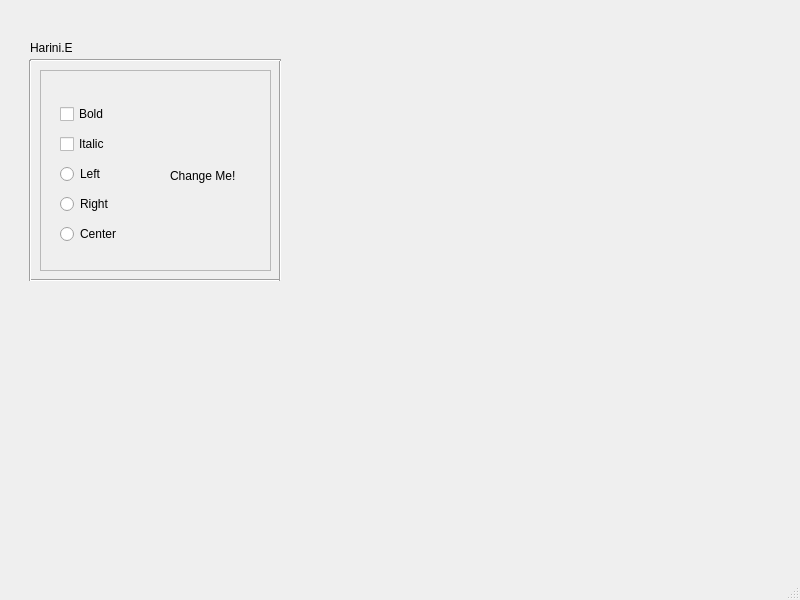
<?xml version="1.0" encoding="UTF-8"?>
<ui version="4.0">
 <class>MainWindow</class>
 <widget class="QMainWindow" name="MainWindow">
  <property name="geometry">
   <rect>
    <x>0</x>
    <y>0</y>
    <width>800</width>
    <height>600</height>
   </rect>
  </property>
  <property name="windowTitle">
   <string>MainWindow</string>
  </property>
  <widget class="QWidget" name="centralwidget">
   <widget class="QFrame" name="frame">
    <property name="geometry">
     <rect>
      <x>40</x>
      <y>70</y>
      <width>231</width>
      <height>201</height>
     </rect>
    </property>
    <property name="frameShape">
     <enum>QFrame::StyledPanel</enum>
    </property>
    <property name="frameShadow">
     <enum>QFrame::Raised</enum>
    </property>
    <widget class="QLabel" name="label">
     <property name="geometry">
      <rect>
       <x>130</x>
       <y>90</y>
       <width>91</width>
       <height>31</height>
      </rect>
     </property>
     <property name="text">
      <string>Change Me!</string>
     </property>
    </widget>
    <widget class="QWidget" name="layoutWidget">
     <property name="geometry">
      <rect>
       <x>20</x>
       <y>30</y>
       <width>81</width>
       <height>151</height>
      </rect>
     </property>
     <layout class="QVBoxLayout" name="verticalLayout">
      <item>
       <widget class="QCheckBox" name="checkBox_1">
        <property name="text">
         <string>Bold</string>
        </property>
       </widget>
      </item>
      <item>
       <widget class="QCheckBox" name="checkBox_2">
        <property name="text">
         <string>Italic</string>
        </property>
       </widget>
      </item>
      <item>
       <widget class="QRadioButton" name="radioButton_1">
        <property name="text">
         <string>Left</string>
        </property>
       </widget>
      </item>
      <item>
       <widget class="QRadioButton" name="radioButton_2">
        <property name="text">
         <string>Right</string>
        </property>
       </widget>
      </item>
      <item>
       <widget class="QRadioButton" name="radioButton_3">
        <property name="text">
         <string>Center</string>
        </property>
       </widget>
      </item>
     </layout>
    </widget>
    <widget class="Line" name="line_4">
     <property name="geometry">
      <rect>
       <x>0</x>
       <y>-17</y>
       <width>231</width>
       <height>31</height>
      </rect>
     </property>
     <property name="orientation">
      <enum>Qt::Horizontal</enum>
     </property>
    </widget>
   </widget>
   <widget class="Line" name="line">
    <property name="geometry">
     <rect>
      <x>30</x>
      <y>270</y>
      <width>251</width>
      <height>20</height>
     </rect>
    </property>
    <property name="orientation">
     <enum>Qt::Horizontal</enum>
    </property>
   </widget>
   <widget class="Line" name="line_3">
    <property name="geometry">
     <rect>
      <x>260</x>
      <y>60</y>
      <width>41</width>
      <height>221</height>
     </rect>
    </property>
    <property name="orientation">
     <enum>Qt::Vertical</enum>
    </property>
   </widget>
   <widget class="Line" name="line_2">
    <property name="geometry">
     <rect>
      <x>30</x>
      <y>50</y>
      <width>251</width>
      <height>21</height>
     </rect>
    </property>
    <property name="orientation">
     <enum>Qt::Horizontal</enum>
    </property>
   </widget>
   <widget class="Line" name="line_5">
    <property name="geometry">
     <rect>
      <x>20</x>
      <y>60</y>
      <width>20</width>
      <height>221</height>
     </rect>
    </property>
    <property name="orientation">
     <enum>Qt::Vertical</enum>
    </property>
   </widget>
   <widget class="QLabel" name="label_2">
    <property name="geometry">
     <rect>
      <x>30</x>
      <y>40</y>
      <width>121</width>
      <height>16</height>
     </rect>
    </property>
    <property name="text">
     <string>Harini.E</string>
    </property>
   </widget>
  </widget>
  <widget class="QMenuBar" name="menubar">
   <property name="geometry">
    <rect>
     <x>0</x>
     <y>0</y>
     <width>800</width>
     <height>26</height>
    </rect>
   </property>
  </widget>
  <widget class="QStatusBar" name="statusbar"/>
 </widget>
 <resources/>
 <connections/>
</ui>
